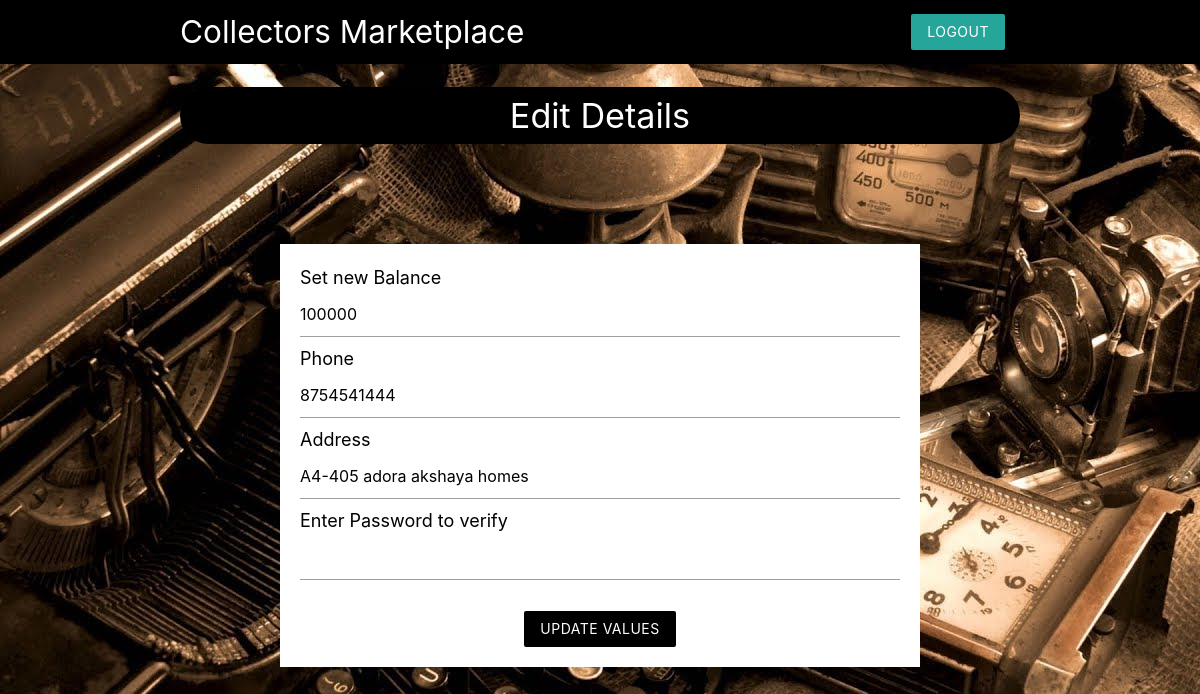
Page /user/edit_info.php (signed in) on the committed database.
### tables this page shows
CREATE TABLE `customers` (
  `cust_id` int(5) NOT NULL,
  `cust_username` varchar(50) NOT NULL,
  `cust_pass` int(11) NOT NULL,
  `cust_name` varchar(20) NOT NULL,
  `cust_addr` text NOT NULL,
  `cust_email` varchar(50) NOT NULL,
  `cust_image` varchar(255) NOT NULL,
  `cust_phone` bigint(10) NOT NULL,
  `cust_balance` int(5) NOT NULL
);

### user/edit_info.php (the view, shortened to what this page needs)
<?php
include("../templates/database_conn.php");
$uid=$_SESSION['USER_ID'];
$sql1="SELECT * FROM `customers` WHERE cust_id ='$uid'";
$res=mysqli_query($con,$sql1);
$urow = mysqli_fetch_array($res, MYSQLI_ASSOC);
$user_balance=$urow['cust_balance'];
$user_addr=$urow['cust_addr'];
$phone=$urow['cust_phone'];
?>
<!DOCTYPE html>
<html lang="en">
<head>
    <link rel="stylesheet" href="https://cdnjs.cloudflare.com/ajax/libs/materialize/1.0.0/css/materialize.min.css">
</head>
<body>
<nav class="black z-depth-0">
		<div class ="container">
			<a href="user_home.php" class="brand-logo brand-text">Collectors Marketplace</a>
            <ul id="nav-mobile" class="right hide-on-small-and-down">
                <li><a href="user_logout.php" class="btn brand z-depth-0">Logout</a></li>
			</ul>
		</div>
	</nav>
    <section class="container grey-text" >
        <h4 class="center white-text" style="background-color:black; border-radius:30px; padding:10px;">
        Edit Details
        </h4>
 <form class="white" method="POST" enctype="multipart/form-data">
     <label style="font-size:18px; color:black;">Set new Balance</label>
     <input type="number" name="user_balance" value='<?php echo $user_balance?>' required min=10000>
     <label style="font-size:18px; color:black;">Phone</label>
     <input type="number" name="user_phone" value='<?php echo $phone?>' required>
     <label style="font-size:18px; color:black;">Address</label>
     <input type="text" name="user_addr" value='<?php echo $user_addr?>' required>
     <label style="font-size:18px; color:black;">Enter Password to verify</label>
     <input type="password" name="password" value='' required>
     <br>
     <div class="center">
         <input type="submit" name="submit" value="Update values" class="btn brand z-depth-0" style="background-color:black;"></input>
     </div>
 </form>
</section>
</body>
</html>

### user/edit_info.php (style rules this page uses)
form { max-width: 800px; margin: 100px; padding: 20px; }
body { background-image: url('../templates/images/bg_theme.jpg'); }

### rows in the picture
customers: user_balance "100000", user_phone "8754541444", user_addr "A4-405 adora akshaya homes"
